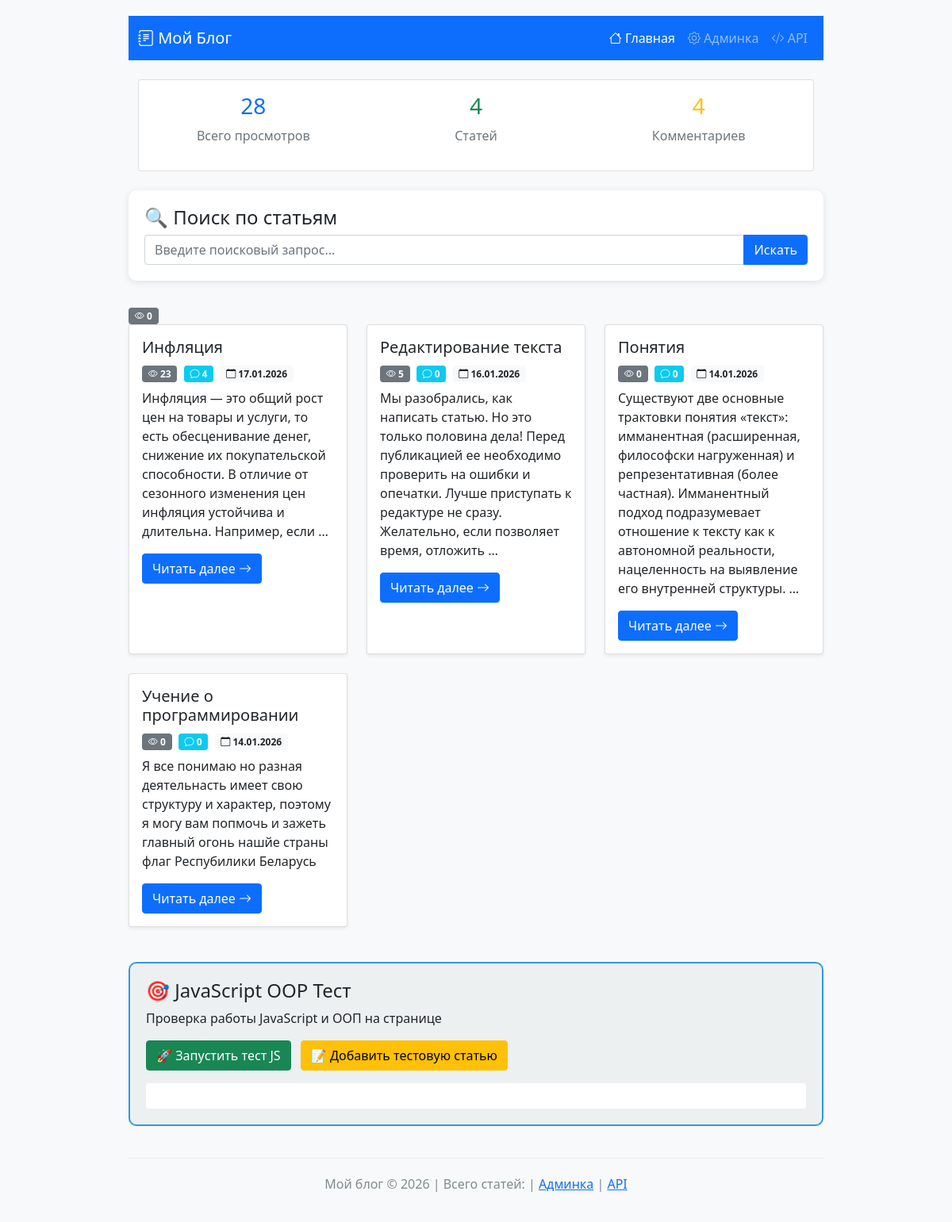
/posts/, run on the app's committed database.
### posts/models.py (models this page shows, shortened)
class Post(models.Model):
    title = models.CharField(max_length=200)
    content = models.TextField()
    created_at = models.DateTimeField(auto_now_add=True)
    views = models.PositiveIntegerField(default=0)  # ← ПОЛЕ ПРОСМОТРОВ!
    class Meta:
        ordering = ['-created_at']  # новые статьи сверху
        verbose_name = "Статья"
        verbose_name_plural = "Статьи"

### posts/views.py (the view)
# urls.py: path('', views.post_list, name='post_list'),  # главная
def post_list(request):
    query = request.GET.get('q', '').strip()
    if query:
        posts_list = Post.objects.filter(
            Q(title__icontains=query) |
            Q(content__icontains=query)
        ).order_by('-created_at')
    else:
        posts_list = Post.objects.all().order_by('-created_at')
    paginator = Paginator(posts_list, 10)
    page_number = request.GET.get('page')
    try:
        posts = paginator.page(page_number)
    except PageNotAnInteger:
        posts = paginator.page(1)
    except EmptyPage:
        posts = paginator.page(paginator.num_pages)
    all_posts = Post.objects.all()
    total_views = sum(p.views for p in all_posts)
    total_posts = all_posts.count()
    total_comments = Comment.objects.count()
    context = {
        'posts': posts,
        'query': query,
        'total_views': total_views,      # ← ДОБАВЬ
        'total_posts': total_posts,      # ← ДОБАВЬ
        'total_comments': total_comments, # ← ДОБАВЬ
    }
    return render(request, 'posts/post_list.html', context)

### posts/templates/posts/post_list.html (shortened to what this page needs)
<!DOCTYPE html>
<html lang="ru">
<head>
    <link href="https://cdn.jsdelivr.net/npm/bootstrap@5.1.3/dist/css/bootstrap.min.css" rel="stylesheet">
    <link rel="stylesheet" href="https://cdn.jsdelivr.net/npm/bootstrap-icons@1.8.1/font/bootstrap-icons.css">
</head>
<body>
    <div class="container">
        <nav class="navbar navbar-expand-lg navbar-dark bg-primary mb-4">
            <div class="container">
                <a class="navbar-brand" href="/">
                    <i class="bi bi-journal-text"></i> Мой Блог
                </a>
                <div class="collapse navbar-collapse" id="navbarNav">
                    <ul class="navbar-nav ms-auto">
                        <li class="nav-item">
                            <a class="nav-link active" href="/">
                                <i class="bi bi-house"></i> Главная
                            </a>
                        </li>
                        <li class="nav-item">
                            <a class="nav-link" href="/admin/" target="_blank">
                                <i class="bi bi-gear"></i> Админка
                            </a>
                        </li>
                        <li class="nav-item">
                            <a class="nav-link" href="/api/posts/">
                                <i class="bi bi-code-slash"></i> API
                            </a>
                        </li>
                    </ul>
                </div>
            </div>
        </nav>
        <div class="container mb-4">
            <div class="card">
                <div class="card-body">
                    <div class="row text-center">
                        <div class="col-md-4">
                            <h3 class="text-primary">{{ total_views|default:0 }}</h3>
                            <p class="text-muted">Всего просмотров</p>
                        </div>
                        <div class="col-md-4">
                            <h3 class="text-success">{{ total_posts|default:0 }}</h3>
                            <p class="text-muted">Статей</p>
                        </div>
                        <div class="col-md-4">
                            <h3 class="text-warning">{{ total_comments|default:0 }}</h3>
                            <p class="text-muted">Комментариев</p>
                        </div>
                    </div>
                </div>
            </div>
        </div>
        <div class="search-box">
            <h4>🔍 Поиск по статьям</h4>
            <form method="get" action="">
                <div class="input-group">
                    <input type="text" name="q" class="form-control" placeholder="Введите поисковый запрос..."
                           value="{{ request.GET.q|default:'' }}">
                    <button class="btn btn-primary" type="submit">Искать</button>
                </div>
            </form>
        </div>
         <span class="badge bg-secondary me-1 post-views-{{ post.id }}">
    <i class="bi bi-eye"></i> {{ post.views|default:0 }}
</span>
        <div class="row">
            {% for post in posts %}
            <div class="col-md-6 col-lg-4 mb-4">
                <div class="card h-100 shadow-sm">
                    <div class="card-body">
                        <h5 class="card-title">{{ post.title }}</h5>
                        <div class="stats mb-2">
                            <span class="badge bg-secondary me-1">
                                <i class="bi bi-eye"></i> {{ post.views|default:0 }}
                            </span>
                            <span class="badge bg-info me-1">
                                <i class="bi bi-chat"></i> {{ post.comments.count }}
                            </span>
                            <span class="badge bg-light text-dark">
                                <i class="bi bi-calendar"></i> {{ post.created_at|date:"d.m.Y" }}
                            </span>
                        </div>
                        <p class="card-text">
                            {{ post.content|truncatewords:30 }}
                        </p>
                        <a href="/post/{{ post.id }}/" class="btn btn-primary">
                            Читать далее <i class="bi bi-arrow-right"></i>
                        </a>
                    </div>
                </div>
            </div>
            {% endfor %}
        </div>
        <div class="js-test">
            <h4>🎯 JavaScript OOP Тест</h4>
            <p>Проверка работы JavaScript и ООП на странице</p>
            <button onclick="testJavaScript()" class="btn btn-success me-2">
                🚀 Запустить тест JS
            </button>
            <button onclick="addTestPost()" class="btn btn-warning">
                📝 Добавить тестовую статью
            </button>
            <div id="js-result" class="mt-3 p-3 bg-white rounded"></div>
        </div>
        <div class="footer">
            <p>Мой блог © {% now "Y" %} | Всего статей: {{ posts.count }} |
               <a href="/admin/">Админка</a> |
               <a href="/api/posts/">API</a>
            </p>
        </div>
    </div>
</body>
</html>

### posts/templates/posts/post_list.html (style rules this page uses)
body { font-family: 'Segoe UI', Tahoma, Geneva, Verdana, sans-serif; background-color: #f8f9fa; padding-top: 20px; }
.container { max-width: 900px; }
.search-box { margin-bottom: 30px; padding: 20px; background: white; border-radius: 10px; box-shadow: 0 2px 10px rgba(0,0,0,0.1); }
.footer { margin-top: 40px; padding: 20px; text-align: center; color: #7f8c8d; border-top: 1px solid #eee; }
.js-test { border: 2px solid #3498db; border-radius: 10px; padding: 20px; margin: 20px 0; background: #ecf0f1; }

### data on the page
Post: title "Инфляция", views "23", comments.count "4", created_at "17.01.2026", content "Инфляция — это общий рост цен на товары и услуги, то есть обесценивание денег, снижение их покупательской способности. В отличие от сезонного изменения цен инфляция устойчива и длительна. Например, если …"
Post: title "Редактирование текста", views "5", comments.count "0", created_at "16.01.2026", content "Мы разобрались, как написать статью. Но это только половина дела! Перед публикацией ее необходимо проверить на ошибки и опечатки. Лучше приступать к редактуре не сразу. Желательно, если позволяет время, отложить …"
Post: title "Понятия", views "0", comments.count "0", created_at "14.01.2026", content "Существуют две основные трактовки понятия «текст»: имманентная (расширенная, философски нагруженная) и репрезентативная (более частная). Имманентный подход подразумевает отношение к тексту как к автономной реальности, нацеленность на выявление его внутренней структуры. …"
Post: title "Учение о программировании", views "0", comments.count "0", created_at "14.01.2026", content "Я все понимаю но разная деятельнасть имеет свою структуру и характер, поэтому я могу вам попмочь и зажеть главный огонь нашйе страны флаг Респубилики Беларусь"

### other printed values
{{ total_views|default:0 }} "28"
{{ total_posts|default:0 }} "4"
{{ total_comments|default:0 }} "4"
{{ post.views|default:0 }} "0"
